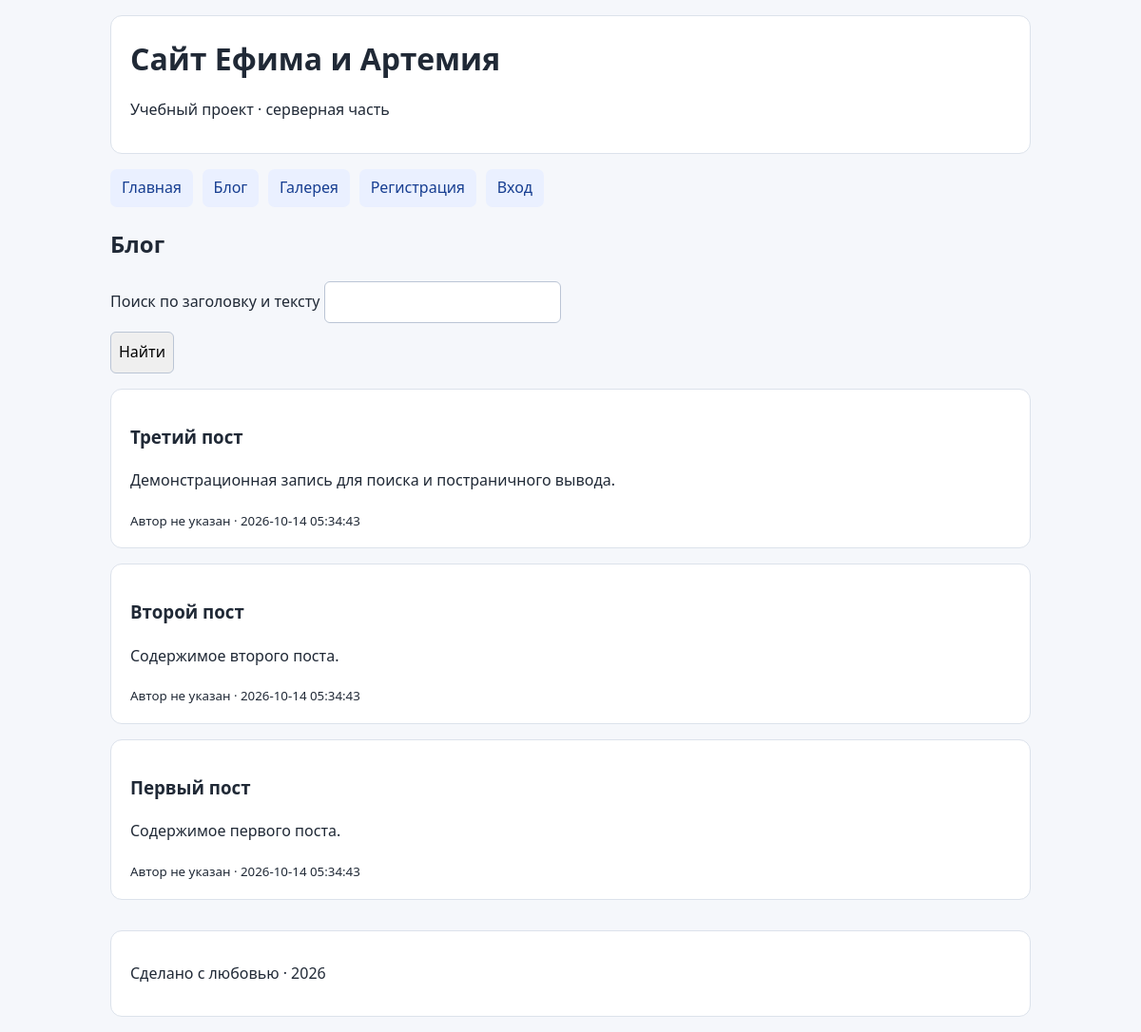
Screenshot of /blog.php with the database file from the repository.
### tables this page shows
CREATE TABLE IF NOT EXISTS menu_items (
  id INT NOT NULL AUTO_INCREMENT PRIMARY KEY,
  title VARCHAR(100) NOT NULL,
  url VARCHAR(255) NOT NULL,
  order_num INT NOT NULL DEFAULT 0,
  is_published TINYINT(1) NOT NULL DEFAULT 1
);

CREATE TABLE IF NOT EXISTS posts (
  id INT NOT NULL AUTO_INCREMENT PRIMARY KEY,
  title VARCHAR(255) NOT NULL,
  content TEXT NOT NULL,
  author_id INT NULL,
  created_at TIMESTAMP NOT NULL DEFAULT CURRENT_TIMESTAMP,
  CONSTRAINT fk_posts_author FOREIGN KEY (author_id) REFERENCES users(id) ON DELETE SET NULL
);

### src/blog.php (the view, shortened to what this page needs)
<?php
require_once __DIR__ . '/db.php';
$limit = 5;
$page = max(1, (int) ($_GET['page'] ?? 1));
$search = trim((string) ($_GET['search'] ?? ''));
$where = $search === '' ? '' : ' WHERE title LIKE :term OR content LIKE :term';
$count = $db->prepare('SELECT COUNT(*) FROM posts' . $where);
if ($search !== '')
  $count->execute(['term' => '%' . $search . '%']);
else
  $count->execute();
$total = (int) $count->fetchColumn();
$pages = max(1, (int) ceil($total / $limit));
$page = min($page, $pages);
$sql = 'SELECT p.title, p.content, p.created_at, u.name AS author FROM posts p LEFT JOIN users u ON u.id = p.author_id' . ($search === '' ? '' : ' WHERE p.title LIKE :term OR p.content LIKE :term') . ' ORDER BY p.created_at DESC, p.id DESC LIMIT :limit OFFSET :offset';
$stmt = $db->prepare($sql);
$stmt->bindValue(':limit', $limit, PDO::PARAM_INT);
$stmt->bindValue(':offset', ($page - 1) * $limit, PDO::PARAM_INT);
$stmt->execute();
$posts = $stmt->fetchAll();
include __DIR__ . '/header.php';
?>
<h2>Блог</h2>
<form method="get"><label>Поиск по заголовку и тексту <input name="search" value="<?= e($search) ?>"
      maxlength="100"></label><button>Найти</button> <?php if ($search !== ''): ?><a
      href="/blog.php">Сбросить</a><?php endif; ?></form>
<?php foreach ($posts as $post): ?>
  <article>
    <h3><?= e($post['title']) ?></h3>
    <p><?= nl2br(e($post['content'])) ?></p><small><?= e($post['author'] ?? 'Автор не указан') ?> ·
      <?= e($post['created_at']) ?></small>
  </article><?php endforeach; ?>
<?php include __DIR__ . '/footer.php'; ?>

### src/header.php (shortened to what this page needs)
<?php require_once __DIR__ . '/db.php'; ?>
<!doctype html>
<html lang="ru">
<head>
</head>
<body>
  <header>
    <h1>Сайт Ефима и Артемия</h1>
    <p>Учебный проект · серверная часть</p>
  </header>
  <nav aria-label="Основное меню"><?= getMenu() ?></nav>
  <main>

### src/db.php (shortened to what this page needs)
<?php
$db = new PDO(
  sprintf(
    'mysql:host=%s;dbname=%s;charset=utf8mb4',
    getenv('DB_HOST') ?: 'db',
    getenv('DB_NAME') ?: 'database'
  ),
  getenv('DB_USER') ?: 'user',
  getenv('DB_PASSWORD') ?: 'user_password',
  [PDO::ATTR_ERRMODE => PDO::ERRMODE_EXCEPTION, PDO::ATTR_DEFAULT_FETCH_MODE => PDO::FETCH_ASSOC]
);
function e(?string $value): string
{
  return htmlspecialchars($value ?? '', ENT_QUOTES | ENT_SUBSTITUTE, 'UTF-8');
}
function isLoggedIn(): bool
{
  return isset($_SESSION['user_id']);
}
function getMenu(): string
{
  global $db;
  $items = $db->query('SELECT title, url FROM menu_items WHERE is_published = 1 ORDER BY order_num, id')->fetchAll();
  $html = '<ul>';
  foreach ($items as $item) {
    $html .= '<li><a href="' . e($item['url']) . '">' . e($item['title']) . '</a></li>';
  }
  if (isLoggedIn()) {
    $html .= '<li><a href="/gallery.php">Мои изображения</a></li><li><a href="/admin_menu.php">Управление меню</a></li><li><a href="/import.php">Импорт XML</a></li><li><a href="/logout.php">Выход</a></li>';
  } else {
    $html .= '<li><a href="/register.php">Регистрация</a></li><li><a href="/login.php">Вход</a></li>';
  }
  return $html . '</ul>';
}

### src/footer.php
    </main>
    <footer><p>Сделано с любовью · 2026</p></footer>
  </body>
</html>

### src/header.php (style rules this page uses)
:root { font: 16px/1.6 system-ui, sans-serif; color: #202936; background: #f5f7fb }
* { box-sizing: border-box }
body { max-width: 1000px; margin: 0 auto; padding: 1rem }
header, footer, article, .card { padding: 1rem 1.25rem; background: white; border: 1px solid #dce2eb; border-radius: 12px }
header h1 { margin: .2rem 0 }
nav ul { display: flex; gap: .6rem; flex-wrap: wrap; list-style: none; padding: 0 }
nav a, .button { display: inline-block; padding: .45rem .75rem; border-radius: 7px; background: #eaf0ff; color: #173e91; text-decoration: none; border: 0; cursor: pointer; font: inherit }
main { min-height: 50vh }
input, textarea, button { font: inherit; padding: .5rem; border: 1px solid #bbc5d5; border-radius: 6px }
label { display: block; margin: .6rem 0 }
article, .card { margin: 1rem 0 }
footer { margin-top: 2rem }

### rows the page displays
menu_items: title "Главная"
menu_items: title "Блог"
menu_items: title "Галерея"
posts: title "Третий пост", content "Демонстрационная запись для поиска и постраничного вывода.", author "Автор не указан", created_at "2026-10-14 05:34:43"
posts: title "Второй пост", content "Содержимое второго поста.", author "Автор не указан", created_at "2026-10-14 05:34:43"
posts: title "Первый пост", content "Содержимое первого поста.", author "Автор не указан", created_at "2026-10-14 05:34:43"
